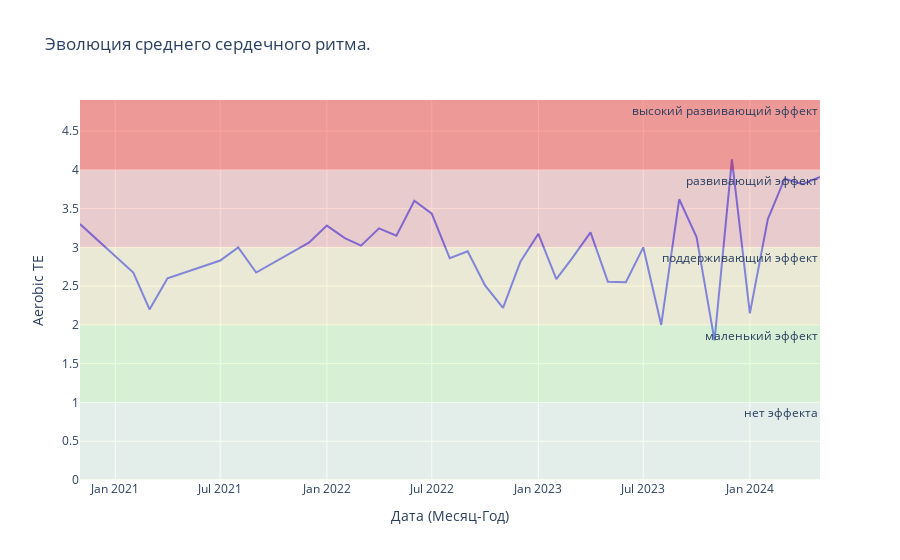

The code cell stored with this chart in its notebook:
### Code cell
fig = px.line(df_new, x="MonthYear", 
              y="Aerobic TE", 
              title='Эволюция среднего сердечного ритма.',
              labels = {
                  "MonthYear":"Дата (Месяц-Год)",
                  "Distance" : "Средний Сердечный Ритм"
              })
fig.add_hrect(y0=0.0, y1=1.0, line_width=0, fillcolor="#dcf6bd", opacity=0.2, annotation_text = "нет эффекта")
fig.add_hrect(y0=1.0, y1=2.0, line_width=0, fillcolor="#a0f950", opacity=0.2, annotation_text = "маленький эффект")
fig.add_hrect(y0=2.0, y1=3.0, line_width=0, fillcolor="#f9db50", opacity=0.2, annotation_text = "поддерживающий эффект")
fig.add_hrect(y0=3.0, y1=4.0, line_width=0, fillcolor="#f64624", opacity=0.2, annotation_text = "развивающий эффект")
fig.add_hrect(y0=4.0, y1=4.9, line_width=0, fillcolor="#f71c0c", opacity=0.4, annotation_text = "высокий развивающий эффект")

fig.show()

### Figure 1 — Plotly figure (JSON) as saved in the notebook; plotly's stock layout.template omitted (floating-point values rounded to 4 significant figures)
{"data": [{"hovertemplate": "Дата (Месяц-Год)=%{x}<br>Aerobic TE=%{y}<extra></extra>", "legendgroup": "", "line": {"color": "#636efa", "dash": "solid"}, "marker": {"symbol": "circle"}, "mode": "lines", "name": "", "orientation": "v", "showlegend": false, "type": "scatter", "x": ["2020-11-01T00:00:00", "2021-02-01T00:00:00", "2021-03-01T00:00:00", "2021-04-01T00:00:00", "2021-07-01T00:00:00", "2021-08-01T00:00:00", "2021-09-01T00:00:00", "2021-12-01T00:00:00", "2022-01-01T00:00:00", "2022-02-01T00:00:00", "2022-03-01T00:00:00", "2022-04-01T00:00:00", "2022-05-01T00:00:00", "2022-06-01T00:00:00", "2022-07-01T00:00:00", "2022-08-01T00:00:00", "2022-09-01T00:00:00", "2022-10-01T00:00:00", "2022-11-01T00:00:00", "2022-12-01T00:00:00", "2023-01-01T00:00:00", "2023-02-01T00:00:00", "2023-03-01T00:00:00", "2023-04-01T00:00:00", "2023-05-01T00:00:00", "2023-06-01T00:00:00", "2023-07-01T00:00:00", "2023-08-01T00:00:00", "2023-09-01T00:00:00", "2023-10-01T00:00:00", "2023-11-01T00:00:00", "2023-12-01T00:00:00", "2024-01-01T00:00:00", "2024-02-01T00:00:00", "2024-03-01T00:00:00", "2024-04-01T00:00:00", "2024-05-01T00:00:00"], "xaxis": "x", "y": [3.3, 2.675, 2.2, 2.6, 2.83, 3, 2.675, 3.06, 3.28, 3.12, 3.022, 3.244, 3.15, 3.6, 3.433, 2.86, 2.95, 2.51, 2.22, 2.814, 3.175, 2.591, 2.867, 3.193, 2.556, 2.55, 3, 2, 3.62, 3.133, 1.8, 4.133, 2.15, 3.364, 3.885, 3.813, 3.908], "yaxis": "y"}], "layout": {"annotations": [{"showarrow": false, "text": "нет эффекта", "x": 1, "xanchor": "right", "xref": "x domain", "y": 1, "yanchor": "top", "yref": "y"}, {"showarrow": false, "text": "маленький эффект", "x": 1, "xanchor": "right", "xref": "x domain", "y": 2, "yanchor": "top", "yref": "y"}, {"showarrow": false, "text": "поддерживающий эффект", "x": 1, "xanchor": "right", "xref": "x domain", "y": 3, "yanchor": "top", "yref": "y"}, {"showarrow": false, "text": "развивающий эффект", "x": 1, "xanchor": "right", "xref": "x domain", "y": 4, "yanchor": "top", "yref": "y"}, {"showarrow": false, "text": "высокий развивающий эффект", "x": 1, "xanchor": "right", "xref": "x domain", "y": 4.9, "yanchor": "top", "yref": "y"}], "legend": {"tracegroupgap": 0}, "shapes": [{"fillcolor": "#dcf6bd", "line": {"width": 0}, "opacity": 0.2, "type": "rect", "x0": 0, "x1": 1, "xref": "x domain", "y0": 0, "y1": 1, "yref": "y"}, {"fillcolor": "#a0f950", "line": {"width": 0}, "opacity": 0.2, "type": "rect", "x0": 0, "x1": 1, "xref": "x domain", "y0": 1, "y1": 2, "yref": "y"}, {"fillcolor": "#f9db50", "line": {"width": 0}, "opacity": 0.2, "type": "rect", "x0": 0, "x1": 1, "xref": "x domain", "y0": 2, "y1": 3, "yref": "y"}, {"fillcolor": "#f64624", "line": {"width": 0}, "opacity": 0.2, "type": "rect", "x0": 0, "x1": 1, "xref": "x domain", "y0": 3, "y1": 4, "yref": "y"}, {"fillcolor": "#f71c0c", "line": {"width": 0}, "opacity": 0.4, "type": "rect", "x0": 0, "x1": 1, "xref": "x domain", "y0": 4, "y1": 4.9, "yref": "y"}], "title": {"text": "Эволюция среднего сердечного ритма."}, "xaxis": {"anchor": "y", "domain": [0, 1], "title": {"text": "Дата (Месяц-Год)"}}, "yaxis": {"anchor": "x", "domain": [0, 1], "title": {"text": "Aerobic TE"}}}}
